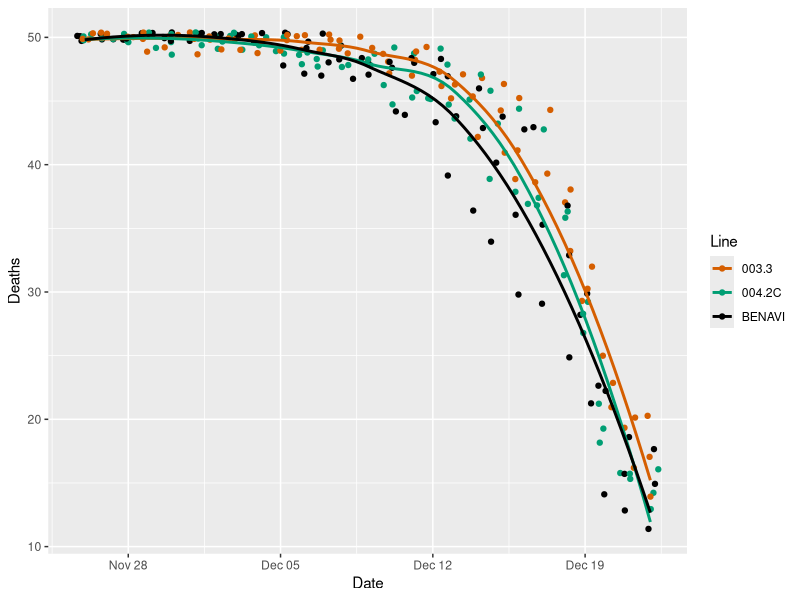

Recreate this plot in R. (Note: this script raises an error after producing the figure.)
# Packages-----
library(tidyverse)
library(readxl)
library(lubridate)

#__________________----

# Load data----

setwd("~/Documents/Documents/Thesis_Figures")
total_nonstressed_deaths_data <- read_csv("corrected-non-stressed-medfly-deaths.csv")

# analysing data-------

nonstressed_plot <- total_nonstressed_deaths_data %>%
  mutate(Cage = case_when(`Date cage set-up` == "01/11/2022" ~ "A",
                          `Date cage set-up` == "02/11/2022" ~ "B", 
                          `Date cage set-up` == "03/11/2022" ~ "C"), 
         .after = `Date cage set-up`) %>%
  pivot_longer(cols = -c(`Date cage set-up`:Line), names_to = "Date", values_to = "Deaths") %>%
  mutate(`Date` = lubridate::dmy(`Date`),
         `Date cage set-up`= lubridate::dmy(`Date cage set-up`)) %>%
  mutate(`Day` = days(`Date`) - days(`Date cage set-up`)) %>% 
  drop_na() %>%
  ggplot(aes(x = `Date`, y = Deaths, colour = `Line`))+
  geom_jitter()+
  geom_smooth(aes(group = Line), se = FALSE)+
  scale_x_date()+
  theme_set(theme_bw())+
  theme(legend.position = "right")

final_nonstressed_plot <- nonstressed_plot +  scale_color_manual(values=c("#D55E00","#009E73","#000000"))
print(final_nonstressed_plot)

#stats tests

total_nonstressed_deaths_data %>%
  mutate(Cage = case_when(`Date cage set-up` == "01/11/2022" ~ "A",
                          `Date cage set-up` == "02/11/2022" ~ "B", 
                          `Date cage set-up` == "03/11/2022" ~ "C"), 
         .after = `Date cage set-up`) %>%
  pivot_longer(cols = -c(`Date cage set-up`:Line), names_to = "Date", values_to = "Deaths") %>%
  mutate(`Date` = lubridate::dmy(`Date`),
         `Date cage set-up`= lubridate::dmy(`Date cage set-up`)) %>%
  mutate(`Day` = day(`Date`) - day(`Date cage set-up`)) %>% 
  drop_na() -> nonstressed_clean


df1 <-total_nonstressed_deaths_data %>%
  mutate(Cage = case_when(`Date cage set-up` == "01/11/2022" ~ "A",
                          `Date cage set-up` == "02/11/2022" ~ "B", 
                          `Date cage set-up` == "03/11/2022" ~ "C"), 
         .after = `Date cage set-up`) %>%
  pivot_longer(cols = -c(`Date cage set-up`:Line), names_to = "Date", values_to = "Deaths") %>%
  mutate(`Date` = lubridate::dmy(`Date`),
         `Date cage set-up`= lubridate::dmy(`Date cage set-up`)) %>%
  mutate(Day = as.numeric(difftime(`Date`, `Date cage set-up`, units="days"))) %>% 
  drop_na() %>%
  group_by(Cage,Line)%>%
  mutate(Alive = Deaths) %>%
  mutate(Deaths = (50 - Alive)) %>%
  mutate(DailyDeaths = Deaths - lag(Deaths, default = 0)) %>%
  mutate(Line = factor(Line, levels = c("BENAVI", "003.3", "004.2C")))
long_df1 <- df1 %>% ungroup() %>% slice(rep(1:n(), df1$DailyDeaths))


library(survival)


nonstressed_model<-coxph(Surv(Day) ~ Line, data = long_df1)
summary(nonstressed_model)


survfit(Surv(Day) ~ Line, data = long_df1) %>%
  ggsurvfit() + scale_color_manual(values=c("#000000","#D55E00","#009E73")) + theme_bw() + 
  labs(y= "Survival Probability",
       x = "Day", fill = 'Line') + coord_cartesian(xlim = c(25,51))
 